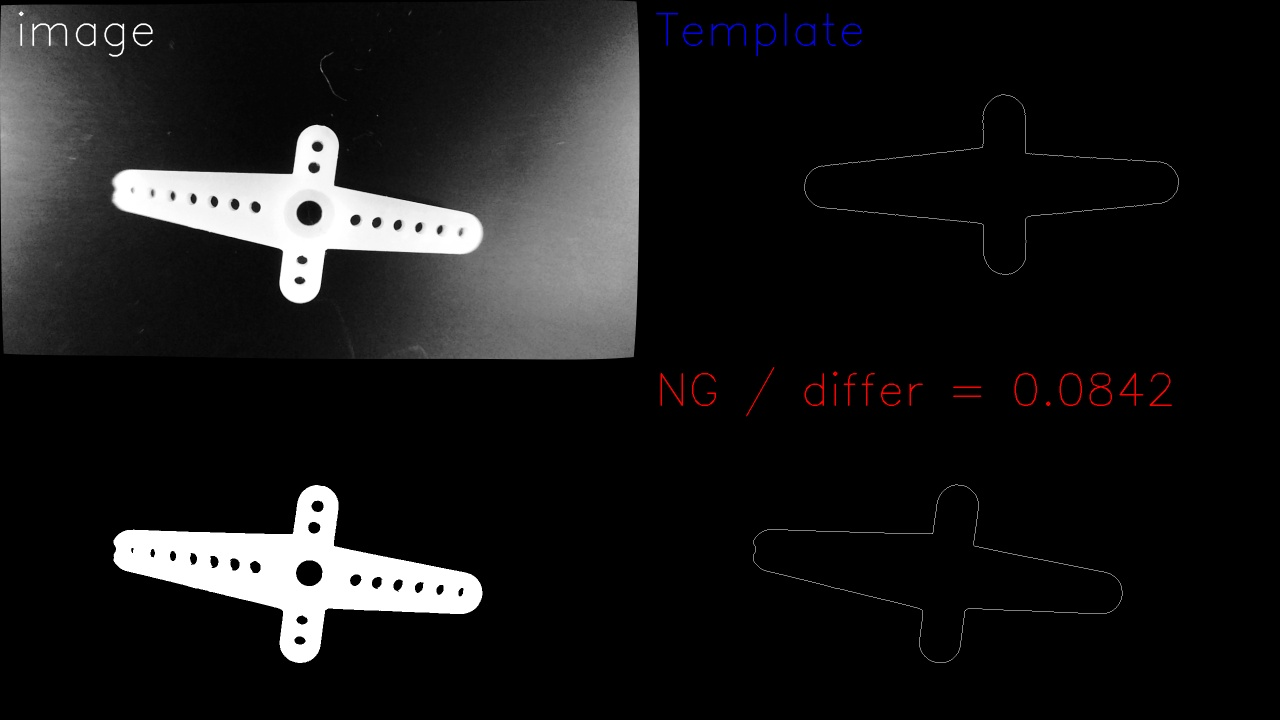
#> input picture Concat3ng.jpg, 1280 x 720 px, given in place of the camera
$ python edge03.py
#> lines starting #> are read from the running program, lines starting #| are printed output that depends on the picture
import cv2

WIDTH  = 1920  #320/640/800/1024/1280/1920
HEIGHT = 1080  #240/480/600/ 576/ 720/1080

th1 = 300
th2 = 1000
picNum = 0
ksize = 3
binth = 250
maxValue = 255

capture = cv2.VideoCapture(0)
capture.set(cv2.CAP_PROP_FRAME_WIDTH, WIDTH)
capture.set(cv2.CAP_PROP_FRAME_HEIGHT, HEIGHT)
capture.set(cv2.CAP_PROP_EXPOSURE,-100.0)


if capture.isOpened() is False:
    raise IOError


while True:
    ret, frame = capture.read()
#> frame is the input picture: shape (720, 1280, 3); mean B, G, R 24.8, 24.6, 25

    if ret is False:
        raise IOError

    frame = frame[300:710, 680:1390, :]
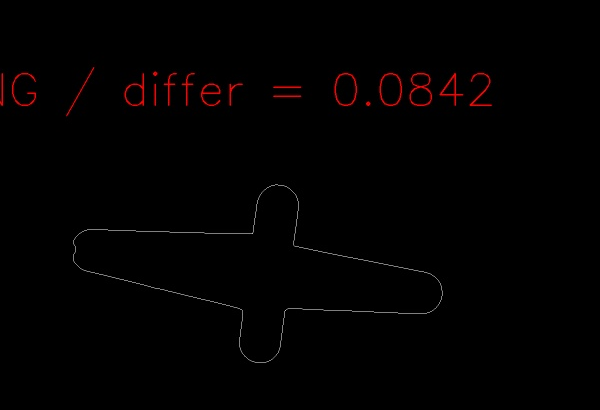
#> frame: shape (410, 600, 3); mean B, G, R 0.7, 0.7, 2.1
    gray = cv2.cvtColor(frame,cv2.COLOR_BGR2GRAY)
    gray = cv2.medianBlur(gray,ksize)
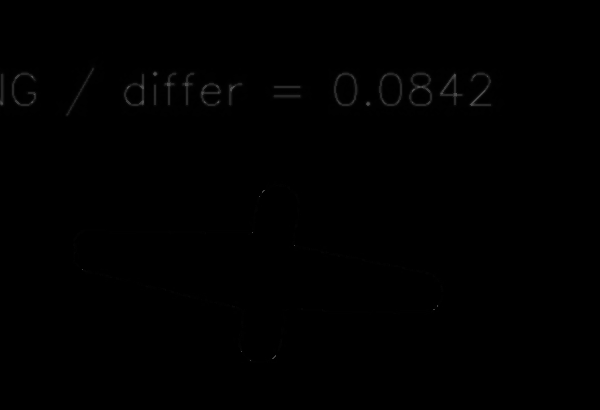
#> gray: shape (410, 600); min 0, max 76, mean 0.5
    th, binary = cv2.threshold(gray, binth, maxValue, cv2.THRESH_TOZERO)
#> binary: shape (410, 600); every value is 0
#> th = 250
    edge = cv2.Canny(binary,threshold1=th1,threshold2=th2)


    concat = cv2.vconcat([binary,edge])
#> concat: shape (820, 600); every value is 0

    cv2.imshow('concat',concat)
#    cv2.imshow('frame',frame)
#    cv2.imshow('edge',edge)

    key = cv2.waitKey(1)
#> (key Esc is pressed here)
    if key == 27: #ESC
        break
    elif key == ord("u"): #p
        th1 += 10
        print("th1 = ",th1)
    elif key == ord("j"):
        th1 -= 10
        print("th1 = ",th1)
    elif key == ord("i"):
        th2 += 10
        print("th2 = ",th2)
    elif key == ord("k"):
        th2 -= 10
        print("th2 = ",th2)
    elif key == ord("o"):
        binth += 10
        print("bth = ",binth)
    elif key == ord("l"):
        binth -= 10
        print("bth = ",binth)
    elif key == ord("y"):
        ksize += 2
        print("ksize = ",ksize)
    elif key == ord("h"):
        ksize -= 2
        if ksize <= 1:
            ksize = 1
        print("ksize = ",ksize)
    elif key == ord("p"):
        cv2.imwrite("edge" + str(picNum) + ".jpg",edge)
        cv2.imwrite("gray" + str(picNum) + ".jpg",gray)
        cv2.imwrite("binary" + str(picNum) + ".jpg",binary)

capture.release()
cv2.destroyAllWindows()
